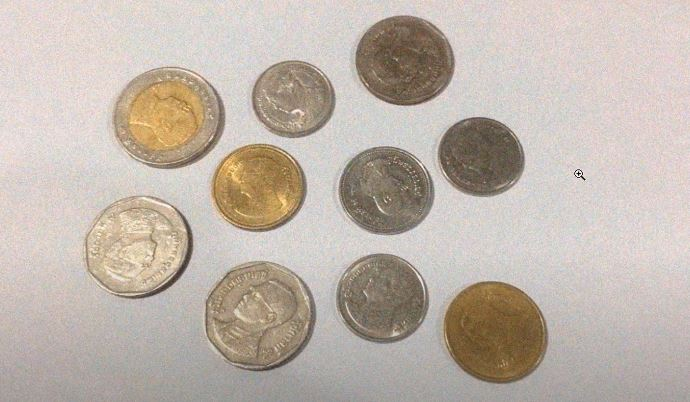
#> input picture image/coin_noise.JPG, 690 x 402 px, found by its file name
$ python morphology.py
#> lines starting #> are read from the running program, lines starting #| are printed output that depends on the picture; after the words box and inside, x2 and y2 are one past the last pixel; in counts of white or black regions, pixels touching at a corner belong together
import cv2
import numpy as np

img = cv2.imread('./image/coin_noise.jpg')
#> img is the input picture: shape (402, 690, 3); mean B, G, R 171.5, 181.1, 191.7
img = cv2.resize(img, (300,300))
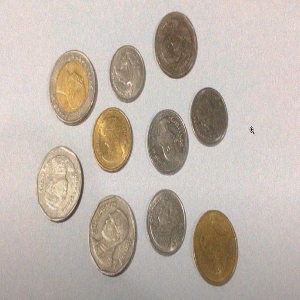
#> img: shape (300, 300, 3); mean B, G, R 171.4, 180.9, 191.6
gray = cv2.cvtColor(img,cv2.COLOR_BGR2GRAY)
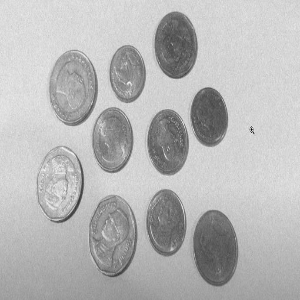
#> gray: shape (300, 300); min 2, max 245, mean 183
thres, res = cv2.threshold(gray, 150, 255, cv2.THRESH_BINARY_INV)
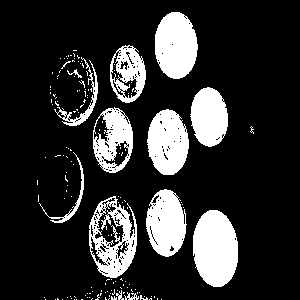
#> res: shape (300, 300); 18.7% white; 159 white regions (146 under 20 px), largest, box (x1, y1, x2, y2) and area: (193, 210, 238, 287) 2752, (155, 12, 198, 79) 2252, (147, 109, 189, 175) 2076

#dilation => การขนาดพื้นที่
#สร้าง array ประกอบไปด้วย 1 ขนาด 2x2
kernel = np.ones((2,2), np.uint8)
dilation = cv2.dilate(res,kernel,iterations=3)
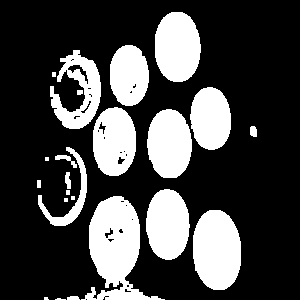
#> dilation: shape (300, 300); 27.1% white; 23 white regions (5 under 20 px), largest, box (x1, y1, x2, y2) and area: (81, 196, 165, 300) 4186, (193, 210, 241, 290) 3136, (155, 12, 201, 82) 2602

#erosion
erosion = cv2.erode(res,kernel,iterations=3)
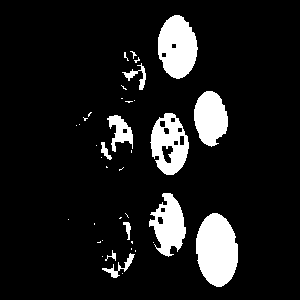
#> erosion: shape (300, 300); 10.8% white; 39 white regions (28 under 20 px), largest, box (x1, y1, x2, y2) and area: (196, 213, 238, 287) 2383, (158, 15, 198, 79) 1880, (150, 113, 189, 175) 1489

#opening
opening = cv2.morphologyEx(dilation, cv2.MORPH_OPEN, kernel, iterations=5)
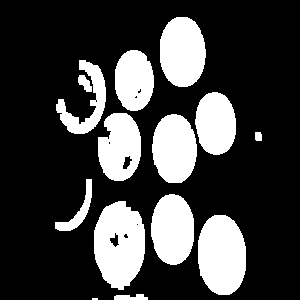
#> opening: shape (300, 300); 25% white; 14 white regions (1 under 20 px), largest, box (x1, y1, x2, y2) and area: (94, 201, 145, 290) 3421, (198, 215, 246, 295) 3136, (160, 17, 206, 87) 2602


cv2.imshow('ORIGINAL', gray)
cv2.imshow('THRES', res)
cv2.imshow('DILATION', dilation)
cv2.imshow('EROSION', erosion)
cv2.imshow('OPENING', opening)


cv2.waitKey(0)
cv2.destroyAllWindows()

$ run again, with image/ball_color.jpg copied over image/coin_noise.JPG
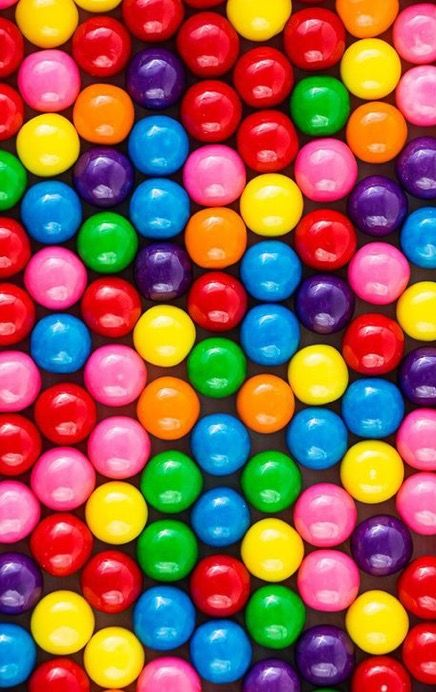
#> input picture image/ball_color.jpg, 436 x 692 px, found by its file name
#> img is the input picture: shape (692, 436, 3); mean B, G, R 78.5, 93.8, 146.4
#> img: shape (300, 300, 3)
#> `thres, res = cv2.threshold(gray, 150, 255, cv2.THRESH_BINARY_INV)`:
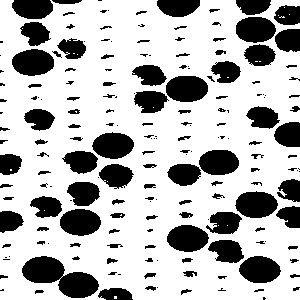
#> res: shape (300, 300); 71.9% white; 189 black regions (77 under 20 px), largest, box (x1, y1, x2, y2) and area: (22, 256, 99, 298) 1736, (166, 76, 208, 102) 900, (235, 191, 278, 218) 888
#> dilation: shape (300, 300); 81.7% white; 59 black regions (21 under 20 px), largest, box (x1, y1, x2, y2) and area: (25, 259, 64, 283) 710, (169, 79, 208, 102) 705, (239, 195, 277, 218) 691
#> erosion: shape (300, 300); 58% white; 125 black regions (3 under 20 px), largest, box (x1, y1, x2, y2) and area: (167, 179, 300, 286) 5775, (12, 0, 89, 79) 3499, (236, 0, 300, 69) 3368
#> `opening = cv2.morphologyEx(dilation, cv2.MORPH_OPEN, kernel, iteration..`:
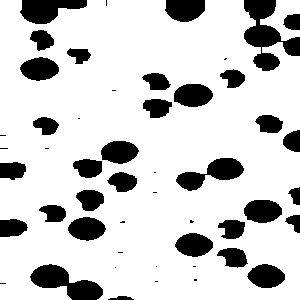
#> opening: shape (300, 300); 80.9% white; 50 black regions (18 under 20 px), largest, box (x1, y1, x2, y2) and area: (244, 0, 300, 71) 1823, (30, 264, 103, 300) 1329, (176, 158, 244, 191) 1050

$ run again, with image/cat.jpg copied over image/coin_noise.JPG
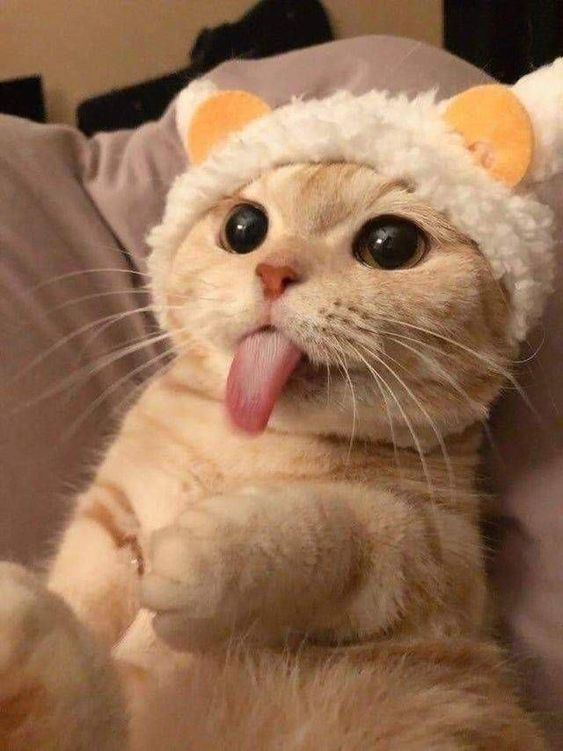
#> input picture image/cat.jpg, 563 x 751 px, found by its file name
#> img is the input picture: shape (751, 563, 3); mean B, G, R 84.6, 112.6, 149.3
#> img: shape (300, 300, 3)
#> `thres, res = cv2.threshold(gray, 150, 255, cv2.THRESH_BINARY_INV)`:
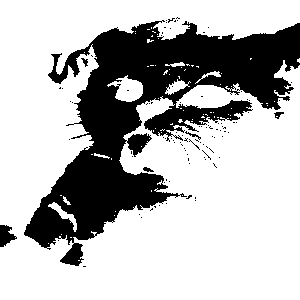
#> res: shape (300, 300); 71.7% white; 97 black regions (91 under 20 px), largest, box (x1, y1, x2, y2) and area: (24, 20, 300, 266) 24913, (0, 225, 17, 247) 232, (274, 112, 284, 119) 38, (185, 131, 201, 140) 35, (143, 167, 154, 172) 33, (81, 58, 88, 67) 31
#> dilation: shape (300, 300); 78.6% white; 19 black regions (11 under 20 px), largest, box (x1, y1, x2, y2) and area: (28, 25, 300, 247) 17708, (148, 104, 250, 132) 801, (65, 246, 83, 266) 177
#> erosion: shape (300, 300); 64.4% white; 11 black regions (4 under 20 px), largest, box (x1, y1, x2, y2) and area: (24, 17, 300, 270) 31447, (0, 225, 20, 250) 371, (139, 214, 145, 221) 30
#> `opening = cv2.morphologyEx(dilation, cv2.MORPH_OPEN, kernel, iteration..`:
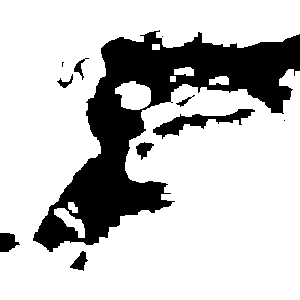
#> opening: shape (300, 300); 77.6% white; 11 black regions (3 under 20 px), largest, box (x1, y1, x2, y2) and area: (33, 30, 300, 252) 18348, (153, 109, 255, 139) 932, (0, 233, 20, 252) 274
